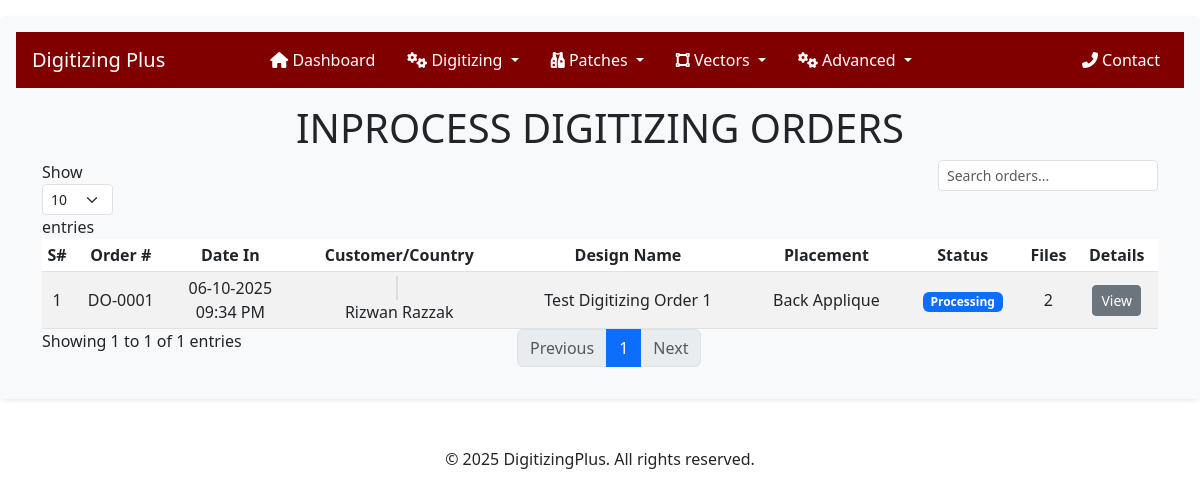
The page /user/admin/inprocess-digitizing-orders/ (signed in) on the database its author committed.
### crafting/models.py (models this page shows, shortened)
class DigitizingOrder(models.Model):
    user = models.ForeignKey(
        settings.AUTH_USER_MODEL,
        on_delete=models.CASCADE,
        related_name='digitizing_orders',
    )
    order_number = models.CharField(max_length=20, unique=True, blank=True)
    name = models.CharField(max_length=255)
    height = models.DecimalField(decimal_places=2, max_digits=10)
    width = models.DecimalField(decimal_places=2, max_digits=10)
    stitches = models.IntegerField(default=0, null=True, blank=True)
    colors = models.IntegerField(null=True, blank=True)
    po_number = models.IntegerField(null=True, blank=True)
    file_format = models.CharField(max_length=10, choices=FORMAT_CHOICES, null=True, blank=True)
    fabric_type = models.CharField(max_length=50, choices=FABRIC_CHOICES, null=True, blank=True)
    logo_placement = models.CharField(max_length=50, choices=LOGO_PLACEMENT, null=True, blank=True)
    instructions = models.TextField(null=True, blank=True)
    is_urgent = models.BooleanField(default=False)
    status = models.CharField(max_length=50, choices=STATUS_CHOICES, default='Processing', blank=True)
    admin_instruction = models.TextField(null=True, blank=True)
    created_at = models.DateTimeField(auto_now_add=True)

### users/models.py (models this page shows, shortened)
class User(AbstractUser):
    COUNTRY_CHOICES = [
        ('United States', 'United States'),
        ('United Kingdom', 'United Kingdom'),
        ('Australia', 'Australia'),
        ('New Zealand', 'New Zealand'),
        ('Germany', 'Germany'),
        ('Canada', 'Canada'),
    ]
    username = None
    user_id = models.CharField(max_length=100, unique=True, blank=False, null=False)
    email = models.EmailField(unique=True)
    email2 = models.EmailField(blank=True, null=True, verbose_name="Secondary Email")
    email3 = models.EmailField(blank=True, null=True, verbose_name="Tertiary Email")
    first_name = models.CharField(max_length=100, blank=False, null=False)
    last_name = models.CharField(max_length=100, blank=False, null=False)
    phone_number = models.CharField(max_length=50, null=True, blank=True)
    address = models.CharField(max_length=500)
    city = models.CharField(max_length=50)
    state = models.CharField(max_length=50)
    zip_code = models.CharField(max_length=15)
    country = models.CharField(
        max_length=15,
        choices=COUNTRY_CHOICES,
        default='US',  # Default to United States
        verbose_name="Country"
    )
    USERNAME_FIELD = 'user_id'
    REQUIRED_FIELDS = []  # Removed email from required fields
    objects = UserManager()
    COUNTRY_CODE_MAP = {
        'United States': 'us',
        'United Kingdom': 'gb',
        'Australia': 'au',
        'New Zealand': 'nz',
        'Germany': 'de',
        'Canada': 'ca',
    }
    @property
    def country_code(self):
        return self.COUNTRY_CODE_MAP.get(self.country, '')

### users/adminviews.py (the view)
# urls.py: path('admin/inprocess-digitizing-orders/', adminviews.inprocess_digitizing_orders, name='admin-inprocess-digitizing-orders'),
@login_required
@user_passes_test(lambda u: u.is_superuser)
def inprocess_digitizing_orders(request):
    orders = DigitizingOrder.objects.select_related('user').prefetch_related('files').filter(status='Processing').order_by('-created_at')
    context = {
        'orders': orders,
        'order_type': 'Digitizing',
    }
    return render(request, 'users/admin/inprocess-digitizing-orders.html', context)

### users/templates/users/admin/inprocess-digitizing-orders.html (shortened to what this page needs)
{% extends "users/admin/base.html" %}
{% load static %}
{% load crispy_forms_tags %}
{% block content %}
<link rel="stylesheet" href="https://cdnjs.cloudflare.com/ajax/libs/flag-icon-css/3.5.0/css/flag-icon.min.css">
<h1 class="text-center mt-3">INPROCESS DIGITIZING ORDERS</h1>
<div class="mt-2">
    <table id="ordersTable" class="table table-striped table-sm" style="width:100%">
        <thead>
            <tr>
                <th class="text-center">S#</th>
                <th class="text-center">Order #</th>
                <th class="text-center">Date In</th>
                <th class="text-center">Customer/Country</th>
                <th class="text-center">Design Name</th>
                <th class="text-center">Placement</th>
                <th class="text-center">Status</th>
                <th class="text-center">Files</th>
                <th class="text-center">Details</th>
            </tr>
        </thead>
        <tbody>
            {% for order in orders %}
            <tr>
                <td class="text-center align-middle">{{ forloop.counter }}</td>
                <td class="text-center align-middle">{{ order.order_number }}</td>
                <td class="text-center align-middle">
                    {{ order.created_at|date:"m-d-Y" }}
                    <br />
                    {{ order.created_at|date:"h:i A" }}
                </td>
                <td class="text-center align-middle">
                    {% if order.user.country_code %}
                    <span class="flag-icon flag-icon-{{ order.user.country_code }}"></span>
                    {% endif %}<br>
                    {{ order.user.get_full_name|title }}
                </td>
                <td class="text-center align-middle">{{ order.name }}</td>
                <td class="text-center align-middle">
                    {{ order.logo_placement|default:"-" }}
                </td>
                <td class="text-center align-middle">
                    <span class="badge bg-primary">
                        {{ order.status }}
                    </span>
                </td>
                <td class="text-center align-middle">
                    {{ order.files.count }}
                </td>
                <td class="text-center align-middle">
                    <a href="{% url "users:admin-order-details" order.id 'Digitizing' %}" class="btn btn-sm btn-secondary">View</a>
                </td>
            </tr>
            {% endfor %}
        </tbody>
    </table>
</div>
{% endblock content %}

### users/templates/users/admin/inprocess-digitizing-orders.html (style rules this page uses)
.flag-icon { margin-right: 5px; border: 1px solid #ddd; }

### rows shown on the page
DigitizingOrder: order_number "DO-0001", created_at "06-10-2025", created_at "09:34 PM", user.get_full_name "Rizwan Razzak", name "Test Digitizing Order 1", logo_placement "Back Applique", status "Processing", files.count "2"
